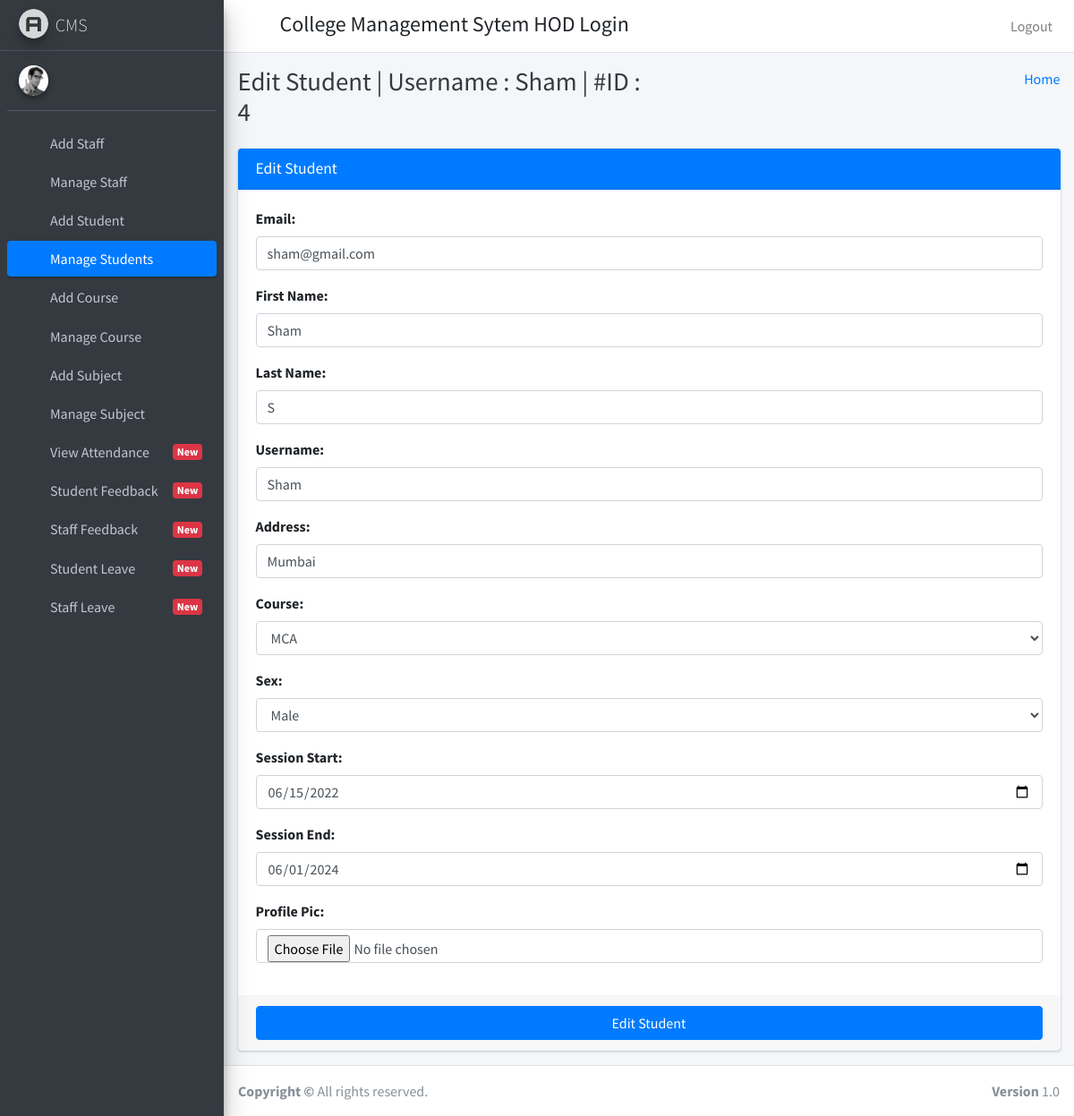
Screenshot of /edit_student/4 with the database file from the repository.
### student_management_app/models.py (models this page shows)
class CustomUser(AbstractUser):
    user_type_data=((1,"HOD"),(2,"Staff"),(3,"Student"))
    user_type=models.CharField(default=1,choices=user_type_data,max_length=10)

class Students(models.Model):
    id=models.AutoField(primary_key=True)
    admin=models.OneToOneField(CustomUser,on_delete=models.CASCADE)
    gender=models.CharField(max_length=255)
    profile_pic=models.FileField()
    address=models.TextField()
    course_id=models.ForeignKey(Courses,on_delete=models.DO_NOTHING)
    session_start_year=models.DateField()
    session_end_year=models.DateField()
    created_at=models.DateTimeField(auto_now_add=True)
    updated_at=models.DateTimeField(auto_now_add=True)
    objects = models.Manager()

### student_management_app/HodViews.py (the view)
# urls.py: path('edit_student/<str:student_id>', HodViews.edit_student,name="edit_student"),
def edit_student(request,student_id):
    request.session['student_id']=student_id
    student=Students.objects.get(admin=student_id)
    form=EditStudentForm()
    form.fields['email'].initial=student.admin.email
    form.fields['first_name'].initial=student.admin.first_name
    form.fields['last_name'].initial=student.admin.last_name
    form.fields['username'].initial=student.admin.username
    form.fields['address'].initial=student.address
    form.fields['course'].initial=student.course_id.id
    form.fields['sex'].initial=student.gender
    form.fields['session_start'].initial=student.session_start_year
    form.fields['session_end'].initial=student.session_end_year
    return render(request,"hod_template/edit_student_template.html",{"form":form,"id":student_id,"username":student.admin.username})

### student_management_app/templates/hod_template/edit_student_template.html
{% extends 'hod_template/base_template.html' %}
{% block page_title %}
Edit Student |  Username : {{ username }} | #ID : {{ id }}
{% endblock page_title %}
{% block main_content %}
    <section class="content">
      <div class="container-fluid">
          <div class="row">
              <div class="col-md-12">
            <div class="card card-primary">
              <div class="card-header">
                <h3 class="card-title">Edit Student</h3>
              </div>
                {% url 'edit_student_save' as action_path %}
                {% include 'hod_template/form_template.html' with messages=messages form=form action_path=action_path button_text="Edit Student" %}
          </div>
          </div>
      </div>
    </section>
{% endblock main_content %}

### student_management_app/templates/hod_template/form_template.html (shortened to what this page needs)
 <form role="form" action="{{ action_path }}" method="post" enctype="multipart/form-data">
                <div class="card-body">
                    {% for field in form %}
                  <div class="form-group">
                      {{ field.label_tag }}
                      {{ field }}
                  </div>
                    {% endfor %}
                </div>
                <div class="card-footer">
                  <button type="submit" class="btn btn-primary btn-block">{{ button_text }}</button>
                </div>
              </form>

### rows the page displays
CustomUser: username "Sham", form "sham@gmail.com" "Sham" "Sham"
Students: form "Mumbai"

### other values shown
{{ id }} "4"
{{ field.label_tag }} "Email:" "First Name:" "Last Name:" "Username:" "Address:" "Course:" "Sex:" "Session Start:" "Session End:" "Profile Pic:"
{{ button_text }} "Edit Student"
